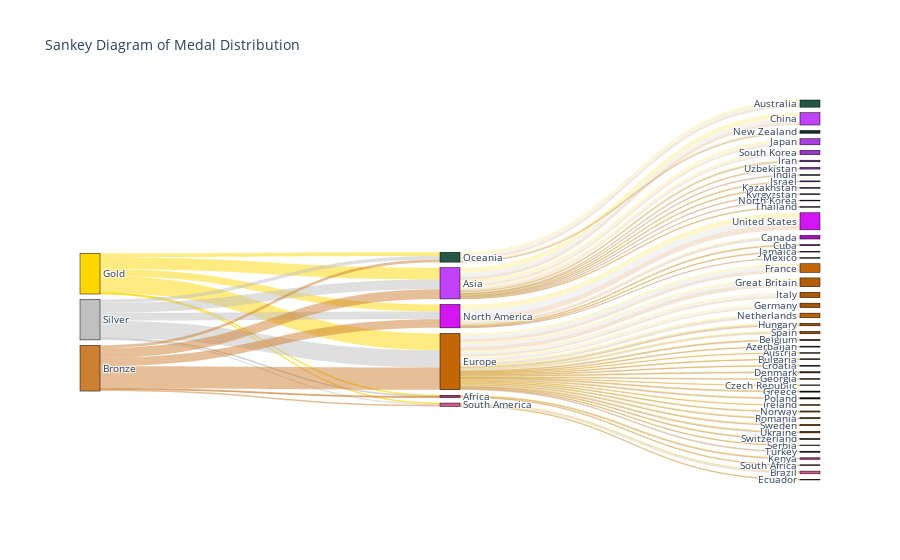

Source (notebook cell):
### Code cell
# import libraries
import plotly.graph_objects as go
import numpy as np
import colorsys

# Medal categories in desired order
categories = ['Gold', 'Silver', 'Bronze']

# Sorting continents and countries alphabetically
continents = sorted(olympics_sankey['Continent'].unique())
countries = sorted(olympics_sankey['Country'])

# Define colours for medal categories
medal_colors = {'Gold': 'gold', 'Silver': 'silver', 'Bronze': '#cd7f32'}

# Generate random colours for continents
np.random.seed(0)  # For reproducibility
continent_colors = {cont: f'#{np.random.randint(0, 256):02x}{np.random.randint(0, 256):02x}{np.random.randint(0, 256):02x}' for cont in continents}

# Function to generate shades of a colour
def generate_shades(base_color, num_shades):
    # Convert hex to RGB
    base_color = base_color.lstrip('#')
    r, g, b = int(base_color[0:2], 16), int(base_color[2:4], 16), int(base_color[4:6], 16)

    # Convert RGB to HSV
    h, s, v = colorsys.rgb_to_hsv(r/255., g/255., b/255.)

    # Generate shades by adjusting value (brightness)
    shades = []
    for i in range(num_shades):
        shade_value = v * (1 - (i / num_shades))
        r, g, b = colorsys.hsv_to_rgb(h, s, shade_value)
        r, g, b = int(r * 255), int(g * 255), int(b * 255)
        shades.append(f'rgba({r},{g},{b},1)')

    return shades

# Define shades for countries based on continent colours
country_colors = {}
for continent in continents:
    # Generate shades for countries within the continent
    continent_countries = olympics_sankey.loc[olympics_sankey['Continent'] == continent, 'Country']
    shades = generate_shades(continent_colors[continent], len(continent_countries))
    country_colors.update(dict(zip(continent_countries, shades)))

# Function to adjust colour transparency
def adjust_color_transparency(color, alpha):
    if color.startswith('#'):
        # Convert hex to RGB
        r = int(color[1:3], 16)
        g = int(color[3:5], 16)
        b = int(color[5:7], 16)
        return f'rgba({r},{g},{b},{alpha})'
    elif color.startswith('rgb'):
        # Extract RGB values from rgb format
        rgb_values = color[4:-1].split(',')
        return f'rgba({rgb_values[0]},{rgb_values[1]},{rgb_values[2]},{alpha})'
    else:
        # Handle named colours by converting them to RGB if possible
        named_colors = {
            'gold': '255,215,0',
            'silver': '192,192,192',
            'bronze': '205,127,50'
        }
        if color.lower() in named_colors:
            rgb_values = named_colors[color.lower()]
            return f'rgba({rgb_values},{alpha})'
        else:
            return f'{color},{alpha})'

# Create lists to hold the nodes and links
labels = []
sources = []
targets = []
values = []
link_colors = []

# Adding medal categories as nodes in specified order
labels.extend(categories)
category_colors = [medal_colors[cat] for cat in categories]

# Adding sorted continents as nodes
labels.extend(continents)
continent_colors = [continent_colors[cont] for cont in continents]

# Adding sorted countries as nodes
labels.extend(countries)
country_colors = [country_colors[country] for country in countries]

# Create links between medal categories and continents with transparency
for i, category in enumerate(categories):
    for j, continent in enumerate(continents):
        # Sum the values for each continent and medal category
        value = olympics_sankey.loc[olympics_sankey['Continent'] == continent, category].sum()
        sources.append(i)
        targets.append(len(categories) + j)
        values.append(value)
        # Use more transparency for continent links
        link_colors.append(adjust_color_transparency(medal_colors[category], 0.5))

# Create links between continents and countries with even more transparency
for j, continent in enumerate(continents):
    for k, country in enumerate(countries):
        # Find the original index of the country in the unsorted list
        if olympics_sankey.loc[olympics_sankey['Country'] == country, 'Continent'].values[0] == continent:
            for i, category in enumerate(categories):
                sources.append(len(categories) + j)
                targets.append(len(categories) + len(continents) + k)
                values.append(olympics_sankey.loc[olympics_sankey['Country'] == country, category].values[0])
                # Use even more transparency for country links
                link_colors.append(adjust_color_transparency(medal_colors[category], 0.2))

# Create Sankey diagram
fig = go.Figure(go.Sankey(
    node=dict(
        pad=15,
        thickness=20,
        line=dict(color="black", width=0.5),
        label=labels,
        color=category_colors + continent_colors + country_colors  # Node colors
    ),
    link=dict(
        source=sources,
        target=targets,
        value=values,
        color=link_colors  # Link colors with transparency
    )
))

# Adding title
fig.update_layout(title_text="Sankey Diagram of Medal Distribution", font_size=10)

# Show the diagram
fig.show()

### Figure 1 — Plotly figure (JSON) as saved in the notebook; plotly's stock layout.template omitted (floating-point values rounded to 4 significant figures; data arrays with more than 128 entries replaced by an {"elided": "..."} marker saying what was removed)
{"data": [{"link": {"color": {"elided": "159 str values"}, "source": {"elided": "159 int values"}, "target": {"elided": "159 int values"}, "value": {"elided": "159 int values"}}, "node": {"color": ["gold", "silver", "#cd7f32", "#ac2f75", "#c043fb", "#c36709", "#d315f2", "#245746", "#d8588c", "rgba(35,87,70,1)", "rgba(38,20,1,1)", "rgba(54,28,2,1)", "rgba(93,49,4,1)", "rgba(216,88,139,1)", "rgba(85,45,3,1)", "rgba(168,16,193,1)", "rgba(192,67,251,1)", "rgba(46,24,2,1)", "rgba(126,12,145,1)", "rgba(70,37,3,1)", "rgba(62,32,2,1)", "rgba(108,44,69,1)", "rgba(195,102,8,1)", "rgba(101,53,4,1)", "rgba(163,86,7,1)", "rgba(179,94,8,1)", "rgba(15,8,0,1)", "rgba(156,82,7,1)", "rgba(17,6,22,1)", "rgba(122,42,159,1)", "rgba(124,65,5,1)", "rgba(104,36,136,1)", "rgba(171,90,7,1)", "rgba(84,8,96,1)", "rgba(174,60,228,1)", "rgba(87,30,114,1)", "rgba(172,47,116,1)", "rgba(34,12,45,1)", "rgba(42,4,48,1)", "rgba(187,98,8,1)", "rgba(17,43,35,1)", "rgba(52,18,68,1)", "rgba(132,70,6,1)", "rgba(31,16,1,1)", "rgba(109,57,5,1)", "rgba(78,41,3,1)", "rgba(86,23,58,1)", "rgba(157,54,205,1)", "rgba(148,78,6,1)", "rgba(140,74,6,1)", "rgba(23,12,1,1)", "rgba(69,24,91,1)", "rgba(7,4,0,1)", "rgba(116,61,5,1)", "rgba(210,21,242,1)", "rgba(139,48,182,1)"], "label": ["Gold", "Silver", "Bronze", "Africa", "Asia", "Europe", "North America", "Oceania", "South America", "Australia", "Austria", "Azerbaijan", "Belgium", "Brazil", "Bulgaria", "Canada", "China", "Croatia", "Cuba", "Czech Republic", "Denmark", "Ecuador", "France", "Georgia", "Germany", "Great Britain", "Greece", "Hungary", "India", "Iran", "Ireland", "Israel", "Italy", "Jamaica", "Japan", "Kazakhstan", "Kenya", "Kyrgyzstan", "Mexico", "Netherlands", "New Zealand", "North Korea", "Norway", "Poland", "Romania", "Serbia", "South Africa", "South Korea", "Spain", "Sweden", "Switzerland", "Thailand", "Turkey", "Ukraine", "United States", "Uzbekistan"], "line": {"color": "black", "width": 0.5}, "pad": 15, "thickness": 20}, "type": "sankey"}], "layout": {"font": {"size": 10}, "title": {"text": "Sankey Diagram of Medal Distribution"}}}
